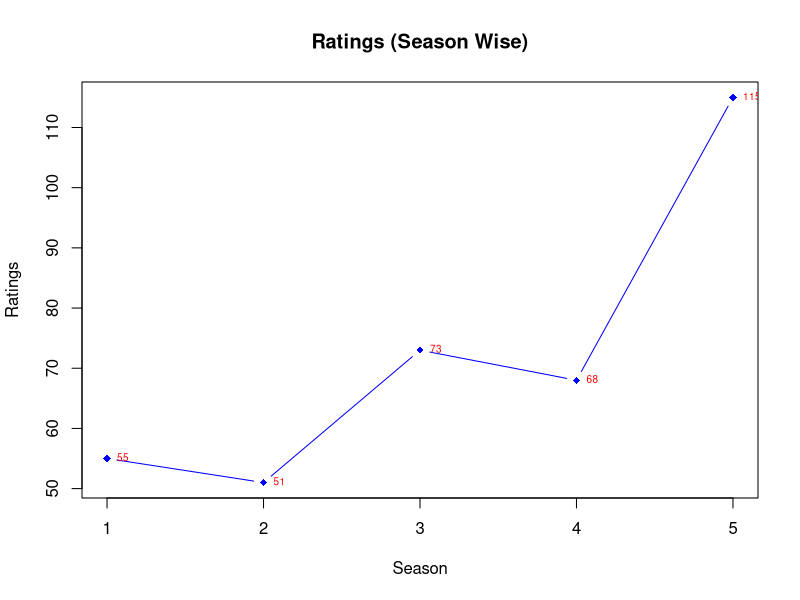
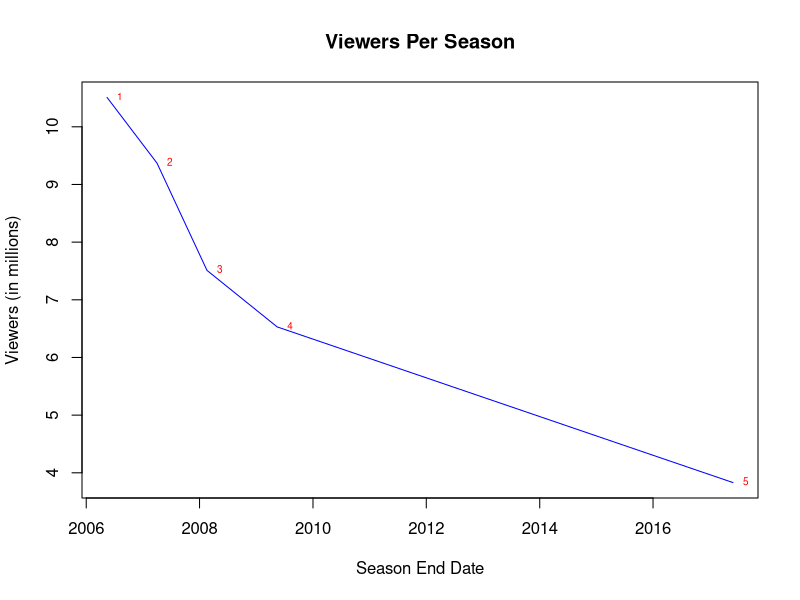

These charts were generated, in order, by the following R code:
## ---- chunk 1
#|echo: false
ended_date=c(as.Date('2006-05-15'),as.Date('2007-04-02'),as.Date('2008-02-18'),as.Date('2009-05-15'),as.Date('2017-05-30'))
viewers = c(10.51,9.37,7.51,6.53,3.83)
ratings = c(55,51,73,68,115)
seasons = c(1,2,3,4,5)
plot(seasons, ratings, "b", main="Ratings (Season Wise)", ylab = "Ratings", xlab = "Season", pch=18, col="blue")
text(seasons, ratings, ratings, cex=0.6, pos=4, col="red")

## ---- chunk 2
#| echo: false
plot(ended_date, viewers, "l", main="Viewers Per Season", ylab = "Viewers (in millions)", xlab = "Season End Date", pch=18, col="blue")
text(ended_date, viewers, cex=0.6, pos=4, col="red")

